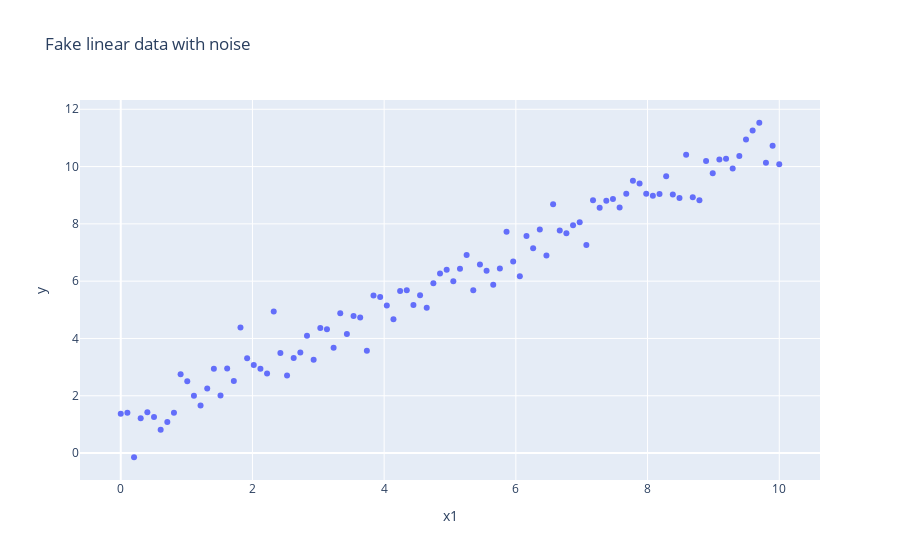

Write notebook code for a chart like this one.
### Code cell
fig = go.FigureWidget()
fig = fig.add_scatter(
    x=X[:,1],
    y=y[:,0],
    mode='markers',
    name='linear data + noise')
fig.layout.title = 'Fake linear data with noise'
fig.layout.xaxis.title = 'x1'
fig.layout.yaxis.title = 'y'
fig.show()
